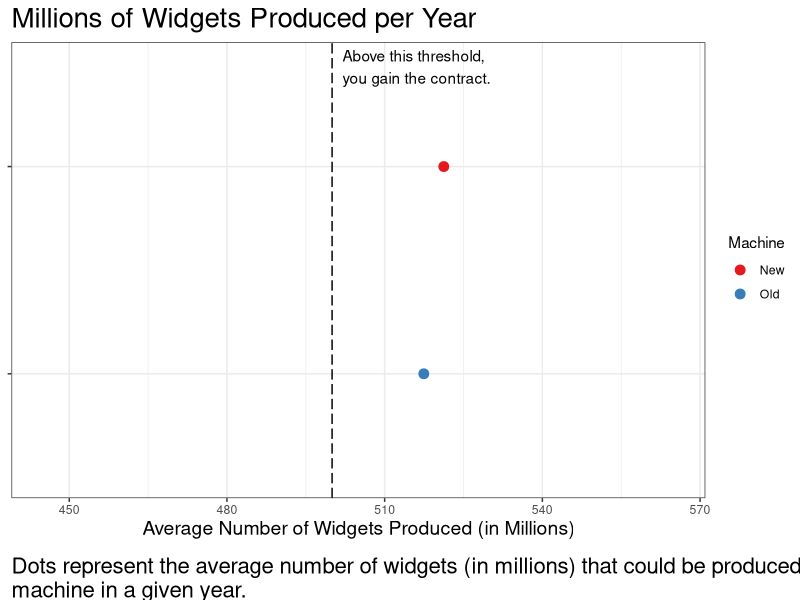
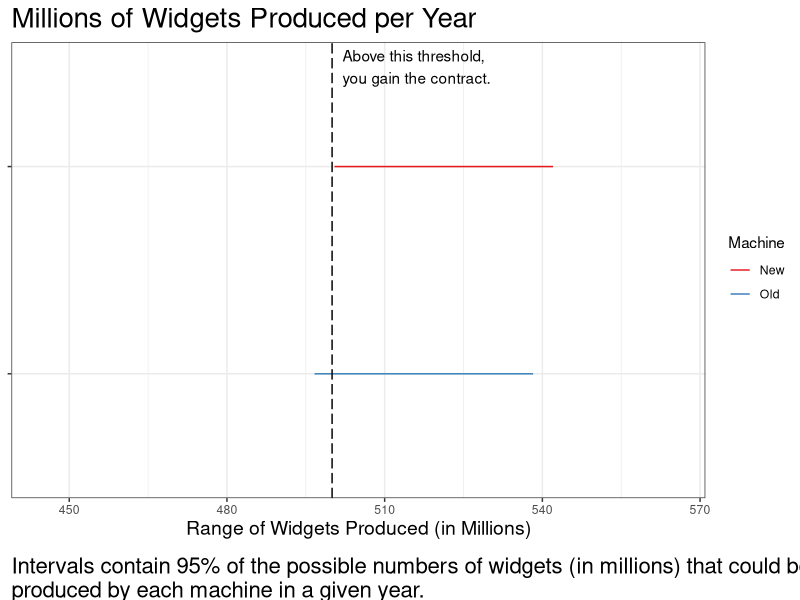
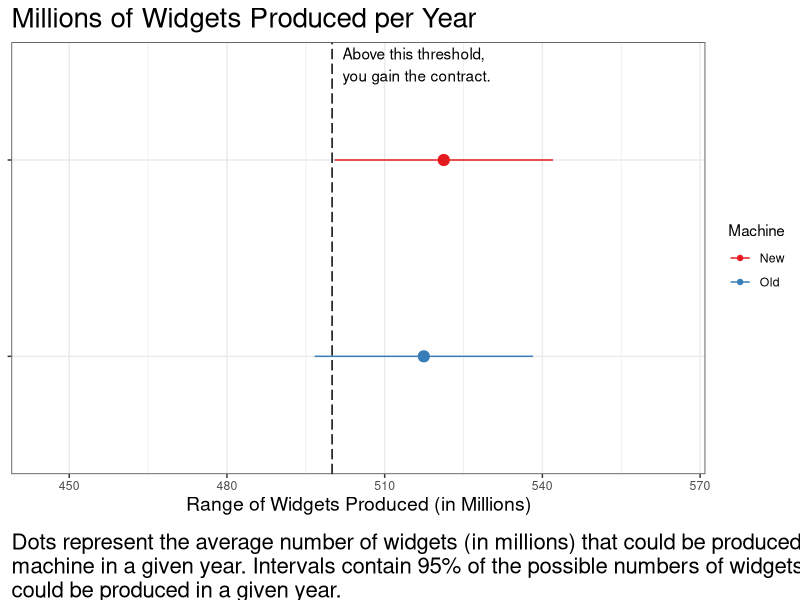
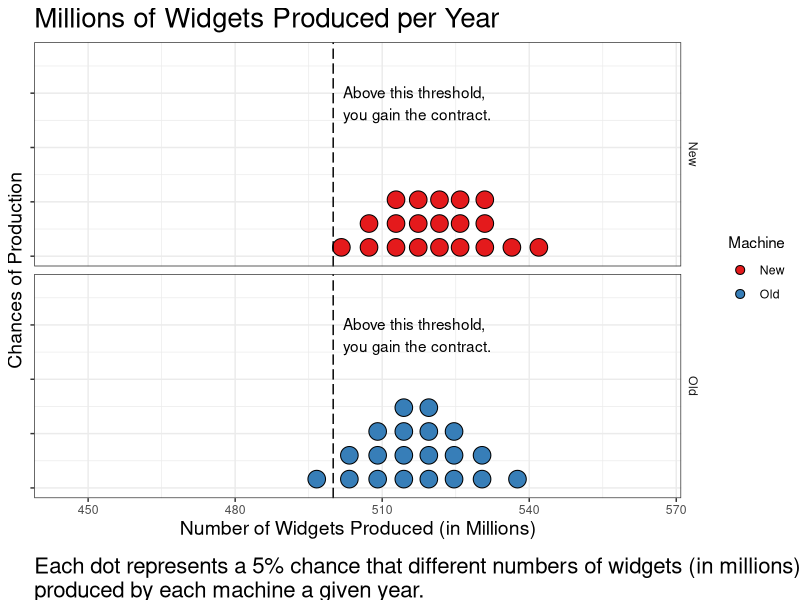
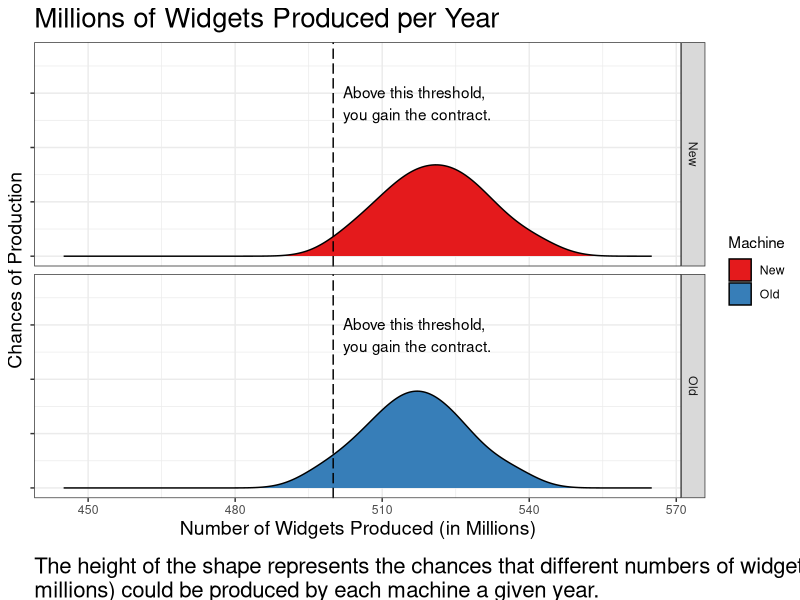

Reproduce these figures in R, in order.
## ---- chunk 1
knitr::opts_chunk$set(echo = TRUE, fig.width=10.26667, fig.height=6.16000)
library(tidyverse)
library(gganimate)
library(RColorBrewer)
library(gridExtra)
library(grid)
## ---- chunk 2
# linear sampling of log odds for ground truth probability of superiority for the new machine
logodds <- seq(log(0.025/(1-0.025)), log(0.975/(1-0.975)), length.out = 24) 
p_sup <- 1 / (1 + exp(-logodds))

print(p_sup)
## ---- chunk 3
# baseline probability of gaining/keeping a contract with the old machine 
base <- c(.15, .5, .85)

# initialize data conditions dataframe
conds_df <- data.frame(
  "p_superiority" = rep(p_sup, length(base)),
  "baseline" = sort(rep(base, length(p_sup))))

head(conds_df)
## ---- chunk 4
# create df containting rows for practice trials
prac_df <- data.frame(
  "p_superiority" = c(.4, .6),
  "baseline" = c(.95))
# append to conditions dataframe
conds_df <- rbind(conds_df, prac_df)

head(conds_df)
## ---- chunk 5
# label gain vs loss framing trials based on p_superiority and add contract thresholds
conds_df <- conds_df %>% 
  mutate(frame = if_else(p_superiority > .5, "gain", "loss"),
         threshold = if_else(frame=="gain", 
                             500, # million widgets required to gain contract
                             75)) # defective widgets per million required to keep contract

head(conds_df)
## ---- chunk 6
# add columns for the mean and standard deviation of the difference in the number of widgets produced by the new vs old machine
# depending on the gain vs loss frame, these values represent millions of widgets vs defective widgets per million
conds_df <- conds_df %>%
  mutate(sd_diff = 15, # std(new - old)
         mean_diff = sd_diff * qnorm(p_superiority)) # mean(new - old)

head(conds_df)
## ---- chunk 7
# double the length of the dataframe to add information per machine, creating a stimulus dataframe with a row per distribution to visualize
conds_df <- map_df(seq_len(2), ~conds_df)
conds_df$Machine <- sort(rep(c("New", "Old"), length(conds_df$p_superiority)/2))

# add columns for the mean and standard deviation of widgets for each machine and the probability of gaining/keeping the contract
conds_df <- conds_df %>%
  mutate(sd = sqrt(conds_df$sd_diff ^ 2 / 2), # assume equal and independent variances in the number of widgets produced by each machine
        mean = if_else(Machine=="Old", 
                       if_else(frame=="gain", # old machine is at baseline
                               threshold - sd * qnorm(1 - baseline), 
                               threshold - sd * qnorm(baseline)), 
                       if_else(frame=="gain", # new machine is at difference from baseline
                               threshold - sd * qnorm(1 - baseline) + mean_diff, 
                               threshold - sd * qnorm(baseline) + mean_diff)),
        p_contract = if_else(frame=="gain", # probability of exceeding threshold to gain/keep contract
                              1 - pnorm((threshold - mean)/sd),
                              pnorm((threshold - mean)/sd)))

head(conds_df)
## ---- chunk 8
# name conditions
conds_df <- conds_df %>%
  rowwise() %>% # need to name each row differently
  mutate(condition = paste(c(baseline, "base", round(p_superiority, 3), "p_sup"), collapse = "_")) %>%
  ungroup() # need to undo rowwise

head(conds_df)
## ---- chunk 9
# for HOPs and quantile dotplots we need to add draws to our dataframe
n <- 1000 # number of samples
n_dots <- 20 # number of dots for quantile dotplots
conds_df$sample_n <- n
conds_df <- conds_df %>% as.tibble() %>%
  mutate(draws = pmap(list(sample_n, mean, sd), rnorm), # get a list of draws from the distribution for each condition
         draw_n = list(seq(1, n)), # number each sample in order to animate multiple views simultaneously
         quantiles = map(draws, ~ quantile(unlist(.x), ppoints(n_dots)))) # use draw to get quantiles
         # leave these draws and quantiles nested in the dataframe for later use since they are not relevant to most visualizations

head(conds_df)
## ---- chunk 10
# get the data for the gain framing practice trial to use as an example
gain_prac_df <- conds_df %>% filter(p_superiority == 0.6)

head(gain_prac_df)
## ---- chunk 11
# function to draw captions in a consistent location relative to other text
wrap_label <- function(label, char_width) {
  return(lapply(strwrap(label, width = char_width, simplify = FALSE), paste, collapse="\n"))
}
## ---- chunk 12
# select limits for x-axis
data_domain_gain <- c(445, 565)
data_domain_loss <- c(0, 135)

# HOPs frame rate
frame_rate <- 2.5 
# select number of draws for HOPs conditions
n_draws_hops <- 50

# geom sizes
means_size <- 3
HOPs_size <- 10
HOPs_mean_size_factor <- 1.5
interval_mean_size_factor <- 1.85

# text formating
title_size <- 20
label_size <- 14 
caption_size <- 16
char_before_wrap <- 90
## ---- chunk 13
means_only <- function(df, data_domain, title, x_label, caption, decision_threshold, threshold_label) {
  plt <- df %>% ggplot(aes(x = mean, y = reorder(Machine, desc(Machine)), color = Machine)) +
      geom_point(size = means_size) +
      theme_bw() +
      scale_color_brewer(palette = "Set1") +
      xlim(data_domain[1], data_domain[2]) +
      labs(
        title = title,
        x = x_label,
        y = NULL,
        caption = wrap_label(caption, char_before_wrap)) +
      theme(
        axis.title = element_text(size=label_size),
        axis.text.y = element_blank(),
        plot.title = element_text(size = title_size),
        plot.caption = element_text(size = caption_size, hjust = 0, vjust = -1)) +
      geom_vline(xintercept = decision_threshold, linetype = "longdash") + # contract threshold
      annotate("text", x = (decision_threshold + 2), y = 2.4, label = threshold_label, hjust = 0, vjust = 0)
  
  return(plt)
}

means_only(df = gain_prac_df, 
           data_domain = data_domain_gain, 
           title = "Millions of Widgets Produced per Year", 
           x_label = "Average Number of Widgets Produced (in Millions)",
           caption = "Dots represent the average number of widgets (in millions) that could be produced by each machine in a given year.", 
           decision_threshold = 500, 
           threshold_label = "Above this threshold,\nyou gain the contract.")
## ---- chunk 14
intervals_only <- function(df, data_domain, title, x_label, caption, decision_threshold, threshold_label) {
  plt <- df %>% ggplot(aes(y = mean, x = reorder(Machine, desc(Machine)), color = Machine)) +
      geom_errorbar(aes(ymin = mean + qnorm(0.025) * sd, ymax = mean + qnorm(0.975) * sd, width = 0)) +
      coord_flip() +
      theme_bw() +
      scale_color_brewer(palette = "Set1") +
      ylim(data_domain[1], data_domain[2]) +
      labs(
        title = title,
        x = NULL,
        y = x_label,
        caption = wrap_label(caption, char_before_wrap)) +
      theme(
        axis.title = element_text(size=label_size),
        axis.text.y = element_blank(),
        plot.title = element_text(size = title_size),
        plot.caption = element_text(size = caption_size, hjust = 0, vjust = -1)) +
      geom_hline(yintercept = decision_threshold, linetype = "longdash") + # contract threshold
      annotate("text", y = (decision_threshold + 2), x = 2.4, label = threshold_label, hjust = 0, vjust = 0)
  
  return(plt)
}

intervals_only(df = gain_prac_df, 
               data_domain = data_domain_gain, 
               title = "Millions of Widgets Produced per Year", 
               x_label = "Range of Widgets Produced (in Millions)",
               caption = "Intervals contain 95% of the possible numbers of widgets (in millions) that could be produced by each machine in a given year.", 
               decision_threshold = 500, 
               threshold_label = "Above this threshold,\nyou gain the contract.")
## ---- chunk 15
intervals_w_means <- function(df, data_domain, title, x_label, caption, decision_threshold, threshold_label) {
  plt <- df %>% ggplot(aes(y = mean, x = reorder(Machine, desc(Machine)), color = Machine)) +
      geom_pointrange(aes(ymin = mean + qnorm(0.025) * sd, ymax = mean + qnorm(0.975) * sd), show.legend = FALSE, fatten = means_size * interval_mean_size_factor) +
      geom_line(aes(y = mean - 1000)) + geom_point(aes(y = mean - 1000)) + # hack to get legend symbols oriented properly
      coord_flip() +
      theme_bw() +
      scale_color_brewer(palette = "Set1") +
      ylim(data_domain[1], data_domain[2]) +
      labs(
        title = title,
        x = NULL,
        y = x_label,
        caption = wrap_label(caption, char_before_wrap)) +
      theme(
        axis.title = element_text(size=label_size),
        axis.text.y = element_blank(),
        plot.title = element_text(size = title_size),
        plot.caption = element_text(size = caption_size, hjust = 0, vjust = -1)) +
      geom_hline(yintercept = decision_threshold, linetype = "longdash") + # contract threshold
      annotate("text", y = (decision_threshold + 2), x = 2.4, label = threshold_label, hjust = 0, vjust = 0)
  
  return(plt)
}

intervals_w_means(df = gain_prac_df, 
                  data_domain = data_domain_gain, 
                  title = "Millions of Widgets Produced per Year", 
                  x_label = "Range of Widgets Produced (in Millions)",
                  caption = "Dots represent the average number of widgets (in millions) that could be produced by each machine in a given year. Intervals contain 95% of the possible numbers of widgets that could be produced in a given year.", 
                  decision_threshold = 500, 
                  threshold_label = "Above this threshold,\nyou gain the contract.")
## ---- chunk 16
hops <- function(df, n_draws, frames_per_second, data_domain, title, x_label, caption, decision_threshold, threshold_label, dimensions) {
  plt <- df %>% select(-one_of(c("quantiles"))) %>% unnest() %>%
      filter(draw_n %in% 1:n_draws) %>% # filter to set number of draws
      ggplot(aes(y = draws, x = reorder(Machine, desc(Machine)), color = Machine)) +
      geom_point(shape = 124, size = HOPs_size) +
      coord_flip() +
      theme_bw() +
      scale_color_brewer(palette = "Set1") +
      ylim(data_domain[1], data_domain[2]) +
      labs(
        title = title,
        x = NULL,
        y = x_label,
        caption = wrap_label(caption, char_before_wrap)) +
      theme(
        axis.title = element_text(size=label_size),
        axis.text.y = element_blank(),
        plot.title = element_text(size = title_size),
        plot.caption = element_text(size = caption_size, hjust = 0, vjust = -1)) +
      geom_hline(yintercept = decision_threshold, linetype = "longdash") + # contract threshold
      annotate("text", y = (decision_threshold + 2), x = 2.4, label = threshold_label, hjust = 0, vjust = 0) +
      transition_manual(draw_n)
    animation <- animate(plt, fps = frames_per_second, nframes = 10 * frames_per_second, res = 100, width = dimensions[1]*100, height = dimensions[2]*100)
  
  return(animation)
}

hops(df = gain_prac_df, 
     n_draws = n_draws_hops,
     frames_per_second = frame_rate,
     data_domain = data_domain_gain, 
     title = "Millions of Widgets Produced per Year", 
     x_label = "Number of Widgets Produced (in Millions)",
     caption = "Lines represent the number of widgets (in millions) that could be produced by each machine in a given year.", 
     decision_threshold = 500, 
     threshold_label = "Above this threshold,\nyou gain the contract.",
     dimensions = c(10.26667, 6.16000))
## ---- chunk 17
hops_w_means <- function(df, n_draws, frames_per_second, data_domain, title, x_label, caption, decision_threshold, threshold_label, dimensions) {
  plt <- df %>% select(-one_of(c("quantiles"))) %>% unnest() %>%
      filter(draw_n %in% 1:n_draws) %>% # filter to set number of draws
      ggplot(aes(y = mean, x = reorder(Machine, desc(Machine)), color = Machine)) +
      geom_point(size = means_size * HOPs_mean_size_factor) +
      geom_point(aes(y = draws), shape = 124, size = HOPs_size) +
      coord_flip() +
      theme_bw() +
      scale_color_brewer(palette = "Set1") +
      ylim(data_domain[1], data_domain[2]) +
      labs(
        title = title,
        x = NULL,
        y = x_label,
        caption = wrap_label(caption, char_before_wrap)) +
      theme(
        axis.title = element_text(size=label_size),
        axis.text.y = element_blank(),
        plot.title = element_text(size = title_size),
        plot.caption = element_text(size = caption_size, hjust = 0, vjust = -1)) +
      geom_hline(yintercept = decision_threshold, linetype = "longdash") + # contract threshold
      annotate("text", y = (decision_threshold + 2), x = 2.4, label = threshold_label, hjust = 0, vjust = 0) +
      transition_manual(draw_n)
    animation <- animate(plt, fps = frames_per_second, nframes = 10 * frames_per_second, res = 100, width = dimensions[1]*100, height = dimensions[2]*100)
  
  return(animation)
}

hops_w_means(df = gain_prac_df, 
             n_draws = n_draws_hops,
             frames_per_second = frame_rate,
             data_domain = data_domain_gain, 
             title = "Millions of Widgets Produced per Year", 
             x_label = "Number of Widgets Produced (in Millions)",
             caption = "Dots represent the average number of widgets (in millions) that could be produced by each machine in a given year. Lines represent the number of widgets that could produced in a given year.", 
             decision_threshold = 500, 
             threshold_label = "Above this threshold,\nyou gain the contract.",
             dimensions = c(10.26667, 6.16000))
## ---- chunk 18
quantile_dotplots <- function(df, data_domain, title, x_label, caption, decision_threshold, threshold_label) {
  plt <- df %>% select(-one_of(c("draws", "draw_n"))) %>% unnest() %>%
      ggplot(aes(x = quantiles, fill = Machine)) +
      geom_dotplot(binwidth = 4, binaxis = "x", dotsize = .9, stackratio = 1.35) +
      theme_bw() +
      scale_fill_brewer(palette = "Set1") +
      facet_grid(Machine ~ .) +
      xlim(data_domain[1], data_domain[2]) +
      ylim(0, .075) +
      labs(
        title = title,
        x = x_label,
        y = "Chances of Production",
        caption = wrap_label(caption, char_before_wrap)) +
      theme(
        strip.background = element_blank(),
        strip.text.x = element_blank(),
        axis.title = element_text(size=label_size),
        axis.text.y = element_blank(),
        plot.title = element_text(size = title_size),
        plot.caption = element_text(size = caption_size, hjust = 0, vjust = -1)) +
      geom_vline(xintercept = decision_threshold, linetype = "longdash") + # contract threshold
      annotate("text", x = (decision_threshold + 2), y = 0.05, label = threshold_label, hjust = 0, vjust = 0)
  
  return(plt)
}

quantile_dotplots(df = gain_prac_df, 
                  data_domain = data_domain_gain, 
                  title = "Millions of Widgets Produced per Year", 
                  x_label = "Number of Widgets Produced (in Millions)",
                  caption = "Each dot represents a 5% chance that different numbers of widgets (in millions) could be produced by each machine a given year.", 
                  decision_threshold = 500, 
                  threshold_label = "Above this threshold,\nyou gain the contract.")
## ---- chunk 19
densities <- function(df, data_domain, title, x_label, caption, decision_threshold, threshold_label) {
  plt <- df %>% select(-one_of(c("draws", "draw_n"))) %>% unnest() %>%
      ggplot(aes(x = quantiles, fill = Machine)) +
      geom_density() +
      theme_bw() +
      scale_fill_brewer(palette = "Set1") +
      facet_grid(Machine ~ .) +
      xlim(data_domain[1], data_domain[2]) +
      ylim(0, .075) +
      labs(
        title = title,
        x = x_label,
        y = "Chances of Production",
        caption = wrap_label(caption, char_before_wrap)) +
      theme(
        axis.title = element_text(size=label_size),
        axis.text.y = element_blank(),
        plot.title = element_text(size = title_size),
        plot.caption = element_text(size = caption_size, hjust = 0, vjust = -1)) +
      geom_vline(xintercept = decision_threshold, linetype = "longdash") + # contract threshold
      annotate("text", x = (decision_threshold + 2), y = 0.05, label = threshold_label, hjust = 0, vjust = 0)
  
  return(plt)
}

densities(df = gain_prac_df, 
          data_domain = data_domain_gain, 
          title = "Millions of Widgets Produced per Year", 
          x_label = "Number of Widgets Produced (in Millions)",
          caption = "The height of the shape represents the chances that different numbers of widgets (in millions) could be produced by each machine a given year.", 
          decision_threshold = 500, 
          threshold_label = "Above this threshold,\nyou gain the contract.")
